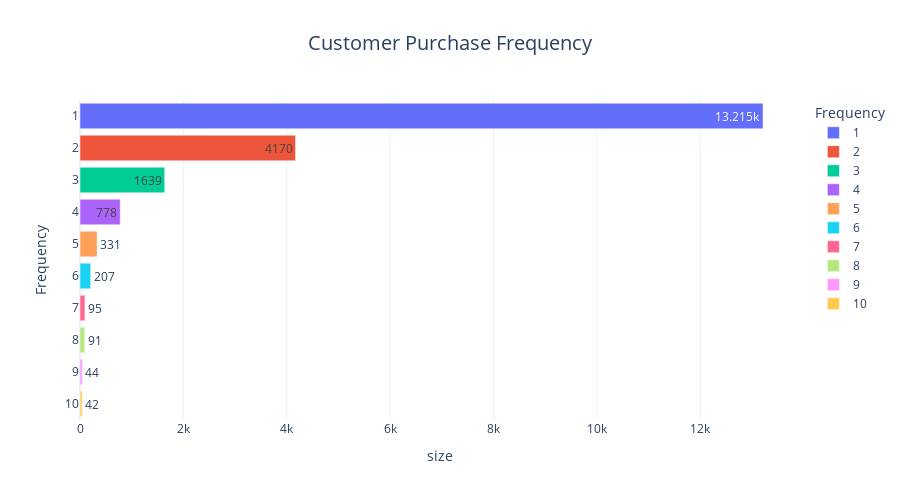

Source (notebook cell):
### Code cell
px.bar(
    repeated_purchase.loc[1:10], 
    y='Frequency', 
    x='size', 
    color='Frequency',
    title="Customer Purchase Frequency",
    orientation="h",
    height=500,
    text_auto=True
).update_layout(
    xaxis_tickmode='array', yaxis_tickvals=repeated_purchase.loc[1:10].index, yaxis_autorange="reversed"
)

### Figure 1 — Plotly figure (JSON) as saved in the notebook; plotly's stock layout.template omitted (floating-point values rounded to 4 significant figures)
{"data": [{"alignmentgroup": "True", "hovertemplate": "Frequency=%{y}<br>size=%{x}<extra></extra>", "legendgroup": "1", "marker": {"color": "#636efa", "pattern": {"shape": ""}}, "name": "1", "offsetgroup": "1", "orientation": "h", "showlegend": true, "textposition": "auto", "texttemplate": "%{x}", "type": "bar", "x": [13215], "xaxis": "x", "y": [1], "yaxis": "y"}, {"alignmentgroup": "True", "hovertemplate": "Frequency=%{y}<br>size=%{x}<extra></extra>", "legendgroup": "2", "marker": {"color": "#EF553B", "pattern": {"shape": ""}}, "name": "2", "offsetgroup": "2", "orientation": "h", "showlegend": true, "textposition": "auto", "texttemplate": "%{x}", "type": "bar", "x": [4170], "xaxis": "x", "y": [2], "yaxis": "y"}, {"alignmentgroup": "True", "hovertemplate": "Frequency=%{y}<br>size=%{x}<extra></extra>", "legendgroup": "3", "marker": {"color": "#00cc96", "pattern": {"shape": ""}}, "name": "3", "offsetgroup": "3", "orientation": "h", "showlegend": true, "textposition": "auto", "texttemplate": "%{x}", "type": "bar", "x": [1639], "xaxis": "x", "y": [3], "yaxis": "y"}, {"alignmentgroup": "True", "hovertemplate": "Frequency=%{y}<br>size=%{x}<extra></extra>", "legendgroup": "4", "marker": {"color": "#ab63fa", "pattern": {"shape": ""}}, "name": "4", "offsetgroup": "4", "orientation": "h", "showlegend": true, "textposition": "auto", "texttemplate": "%{x}", "type": "bar", "x": [778], "xaxis": "x", "y": [4], "yaxis": "y"}, {"alignmentgroup": "True", "hovertemplate": "Frequency=%{y}<br>size=%{x}<extra></extra>", "legendgroup": "5", "marker": {"color": "#FFA15A", "pattern": {"shape": ""}}, "name": "5", "offsetgroup": "5", "orientation": "h", "showlegend": true, "textposition": "auto", "texttemplate": "%{x}", "type": "bar", "x": [331], "xaxis": "x", "y": [5], "yaxis": "y"}, {"alignmentgroup": "True", "hovertemplate": "Frequency=%{y}<br>size=%{x}<extra></extra>", "legendgroup": "6", "marker": {"color": "#19d3f3", "pattern": {"shape": ""}}, "name": "6", "offsetgroup": "6", "orientation": "h", "showlegend": true, "textposition": "auto", "texttemplate": "%{x}", "type": "bar", "x": [207], "xaxis": "x", "y": [6], "yaxis": "y"}, {"alignmentgroup": "True", "hovertemplate": "Frequency=%{y}<br>size=%{x}<extra></extra>", "legendgroup": "7", "marker": {"color": "#FF6692", "pattern": {"shape": ""}}, "name": "7", "offsetgroup": "7", "orientation": "h", "showlegend": true, "textposition": "auto", "texttemplate": "%{x}", "type": "bar", "x": [95], "xaxis": "x", "y": [7], "yaxis": "y"}, {"alignmentgroup": "True", "hovertemplate": "Frequency=%{y}<br>size=%{x}<extra></extra>", "legendgroup": "8", "marker": {"color": "#B6E880", "pattern": {"shape": ""}}, "name": "8", "offsetgroup": "8", "orientation": "h", "showlegend": true, "textposition": "auto", "texttemplate": "%{x}", "type": "bar", "x": [91], "xaxis": "x", "y": [8], "yaxis": "y"}, {"alignmentgroup": "True", "hovertemplate": "Frequency=%{y}<br>size=%{x}<extra></extra>", "legendgroup": "9", "marker": {"color": "#FF97FF", "pattern": {"shape": ""}}, "name": "9", "offsetgroup": "9", "orientation": "h", "showlegend": true, "textposition": "auto", "texttemplate": "%{x}", "type": "bar", "x": [44], "xaxis": "x", "y": [9], "yaxis": "y"}, {"alignmentgroup": "True", "hovertemplate": "Frequency=%{y}<br>size=%{x}<extra></extra>", "legendgroup": "10", "marker": {"color": "#FECB52", "pattern": {"shape": ""}}, "name": "10", "offsetgroup": "10", "orientation": "h", "showlegend": true, "textposition": "auto", "texttemplate": "%{x}", "type": "bar", "x": [42], "xaxis": "x", "y": [10], "yaxis": "y"}], "layout": {"barmode": "relative", "height": 500, "legend": {"title": {"text": "Frequency"}, "tracegroupgap": 0}, "title": {"text": "Customer Purchase Frequency"}, "xaxis": {"anchor": "y", "domain": [0, 1], "tickmode": "array", "title": {"text": "size"}}, "yaxis": {"anchor": "x", "autorange": "reversed", "categoryarray": [10, 9, 8, 7, 6, 5, 4, 3, 2, 1], "categoryorder": "array", "domain": [0, 1], "tickvals": [1, 2, 3, 4, 5, 6, 7, 8, 9, 10], "title": {"text": "Frequency"}}}}
